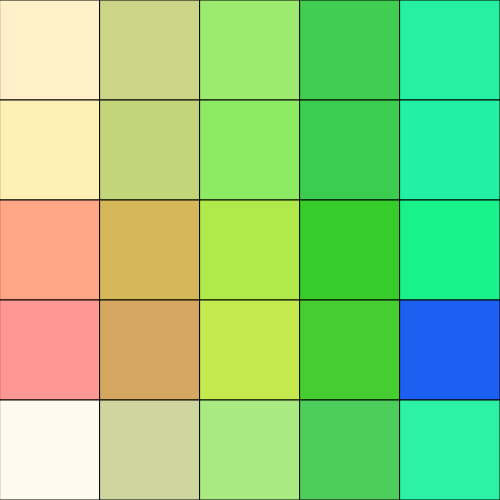
Frame 1 (no input)
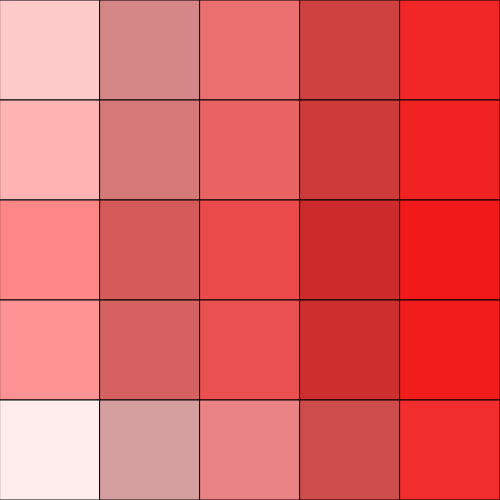
Frame 60 (no input)
Frame 120 (the mouse pressed at the canvas centre since frame 60): identical to frame 60, image omitted

The p5.js sketch that drew these frames (run headless with seeded random() and noise() and a simulated clock; from frame 60 on, the mouse is pressed at the canvas centre):

// p5.js sketch
// ── sketch.js
'use strict';

var colorsLeft = [];
var colorsRight = [];
var colors =[];

//var numOfRows = 5;
//var numOfCols = 5;

var canvasWidth = 500;
var canvasHeight = 500;

var tileCountX = 5;
var tileCountY = 5;

function setup() {
	createCanvas(canvasWidth,canvasHeight);
	colorMode(HSB, 360, 100, 100);
	//rectMode(CENTER);
	//noStroke();
   // myColor = color(123,123,45);
    //console.log(myColor);
    shakeColors();
    

}

function draw() {
    
 
var tileWidth = canvasWidth/tileCountX;
var tileHeight = canvasHeight/tileCountY;
var interCol;
colors = [];   
    
    for (var gridY =0; gridY < tileCountY; gridY++) {
         var col1 = colorsLeft[gridY];
         var col2 = colorsRight[gridY];
        
        for (var gridX = 0; gridX < tileCountX; gridX++) {
            
            var amount = map(gridX, 0, 5,0,1);
            var startColor = colorsLeft[gridY];
            var endColor = colorsRight[gridX];
            
            var interCol = lerpColor(startColor, endColor, amount);
           
            fill(interCol);
            
            var posX = tileWidth * gridX;
            var posY = tileHeight * gridY;
            
            
            rect(posX,posY,tileWidth,tileHeight);
            colors.push(interCol);
            
        }
        
    }
   
}


function shakeColors() {
   
    for (var i=0; i <tileCountY; i++) {
     
    colorsLeft[i] = color(random(0, 60), random(0, 100), 100);
    colorsRight[i] = color(random(160, 190), 100, random(0, 100));
        console.log(colorsLeft,colorsRight);
        
    }
}
